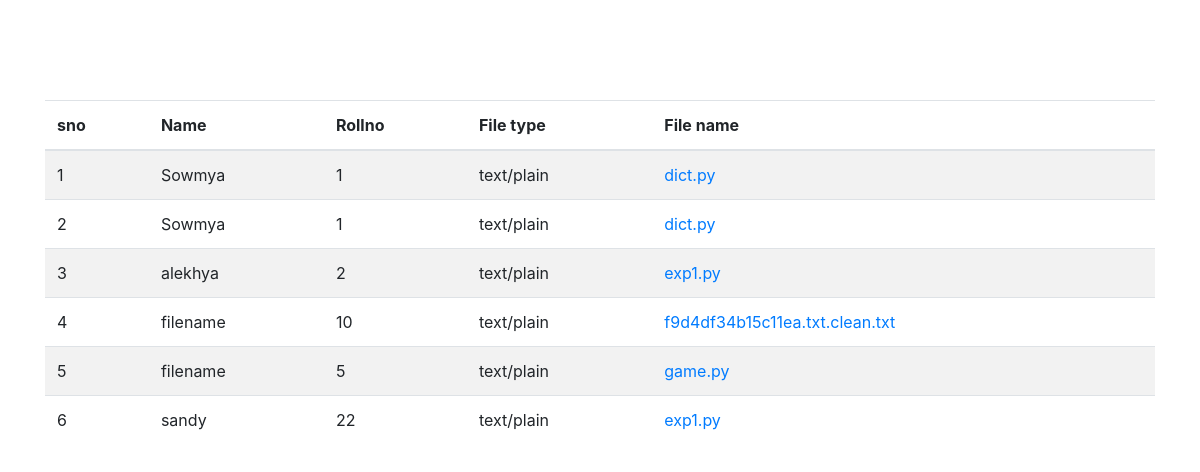
Page /table.php on the committed database.
### tables this page shows
CREATE TABLE `files` (
  `sno` int(200) NOT NULL,
  `name` varchar(255) NOT NULL,
  `rollno` varchar(255) NOT NULL,
  `file_name` varchar(255) NOT NULL,
  `file_type` varchar(255) NOT NULL,
  `file` blob NOT NULL
);

### table.php (the view, shortened to what this page needs)
<!DOCTYPE html>
<html lang="en">
<head>
    <link rel="stylesheet" href="https://stackpath.bootstrapcdn.com/bootstrap/4.5.0/css/bootstrap.min.css">
</head>
<body>
    <div class="container">
    <table class="table table-striped">
        <thead>
            <tr>
                <th scope="col">sno</th>
                <th scope="col">Name</th>
                <th scope="col">Rollno</th>
                <th scope="col">File type</th>
                <th scope="col">File name</th>
            </tr>
        </thead>
        <tbody>
            <?php
	include 'conn.php';
	$sqli = "SELECT * FROM `files`";
	$query = mysqli_query($conn,$sqli);
	while($row = mysqli_fetch_array($query))
	{
        ?>
		<tr>
                <td><?php echo $row["sno"]?></td>
				<td><?php echo $row["name"]?></td>
				<td><?php echo $row["rollno"]?></td>
                <td><?php echo $row["file_type"]?></td>
                <?php echo '<td><a href="view.php?rollno='.$row['rollno'].'">'.$row["file_name"].'</a></td>';?>
				</tr>
	<?php
	}
?>
        </tbody>
    </table>
    </div>
</body>
</html>

### table.php (style rules this page uses)
.container { margin-top:100px; width:1500px; }

### rows in the picture
files: sno "1", name "Sowmya", rollno "1", file_type "text/plain", file_name "dict.py"
files: sno "2", name "Sowmya", rollno "1", file_type "text/plain", file_name "dict.py"
files: sno "3", name "alekhya", rollno "2", file_type "text/plain", file_name "exp1.py"
files: sno "4", name "filename", rollno "10", file_type "text/plain", file_name "f9d4df34b15c11ea.txt.clean.txt"
files: sno "5", name "filename", rollno "5", file_type "text/plain", file_name "game.py"
files: sno "6", name "sandy", rollno "22", file_type "text/plain", file_name "exp1.py"
